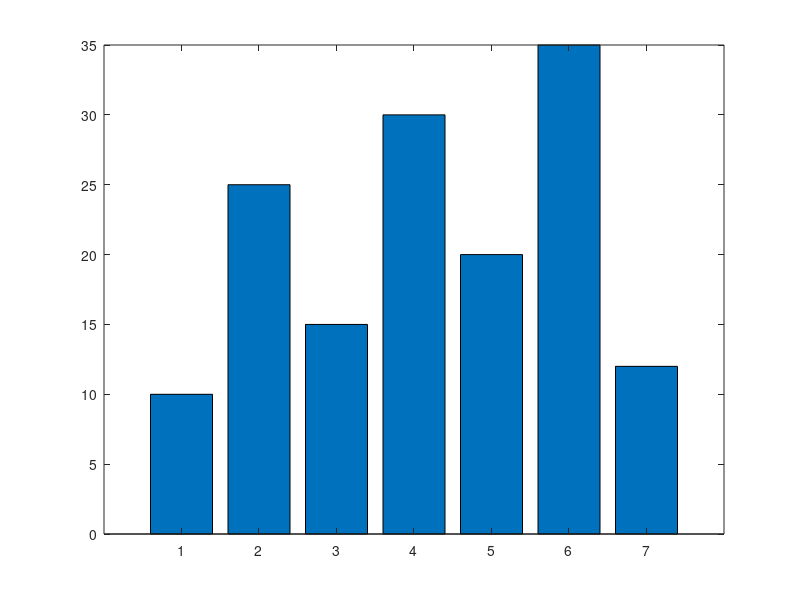

Here is the MATLAB script that generated this plot:
% Bar chart test
data = [10, 25, 15, 30, 20, 35, 12];

% Create bar chart
bar(data);

% Statistics  
total = 147;
average = 21;
maximum = 35;